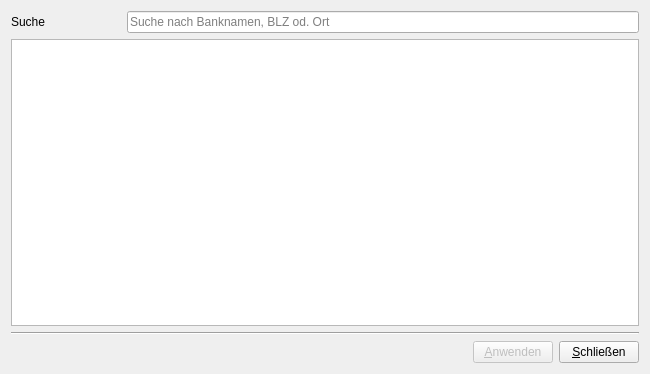
<?xml version="1.0" encoding="UTF-8"?>
<ui version="4.0">
 <class>UiBankSearch</class>
 <widget class="QDialog" name="UiBankSearch">
  <property name="geometry">
   <rect>
    <x>0</x>
    <y>0</y>
    <width>650</width>
    <height>374</height>
   </rect>
  </property>
  <property name="minimumSize">
   <size>
    <width>650</width>
    <height>370</height>
   </size>
  </property>
  <property name="windowTitle">
   <string>Bankensuche</string>
  </property>
  <layout class="QVBoxLayout" name="verticalLayoutBankSearch">
   <item>
    <layout class="QHBoxLayout" name="horizontalLayoutSearch">
     <item>
      <widget class="QLabel" name="labelSearch">
       <property name="minimumSize">
        <size>
         <width>110</width>
         <height>0</height>
        </size>
       </property>
       <property name="text">
        <string>Suche</string>
       </property>
       <property name="buddy">
        <cstring>lineEditSearch</cstring>
       </property>
      </widget>
     </item>
     <item>
      <widget class="QLineEdit" name="lineEditSearch">
       <property name="placeholderText">
        <string>Suche nach Banknamen, BLZ od. Ort</string>
       </property>
       <property name="clearButtonEnabled">
        <bool>true</bool>
       </property>
      </widget>
     </item>
    </layout>
   </item>
   <item>
    <widget class="QTableView" name="tableViewSearchResult">
     <property name="editTriggers">
      <set>QAbstractItemView::AnyKeyPressed|QAbstractItemView::DoubleClicked|QAbstractItemView::EditKeyPressed|QAbstractItemView::SelectedClicked</set>
     </property>
     <property name="showDropIndicator" stdset="0">
      <bool>false</bool>
     </property>
     <property name="alternatingRowColors">
      <bool>true</bool>
     </property>
     <property name="selectionMode">
      <enum>QAbstractItemView::SingleSelection</enum>
     </property>
     <property name="showGrid">
      <bool>false</bool>
     </property>
     <attribute name="horizontalHeaderStretchLastSection">
      <bool>true</bool>
     </attribute>
     <attribute name="verticalHeaderCascadingSectionResizes">
      <bool>true</bool>
     </attribute>
     <attribute name="verticalHeaderDefaultSectionSize">
      <number>20</number>
     </attribute>
    </widget>
   </item>
   <item>
    <widget class="Line" name="lineBankSearch">
     <property name="orientation">
      <enum>Qt::Horizontal</enum>
     </property>
    </widget>
   </item>
   <item>
    <layout class="QHBoxLayout" name="horizontalLayoutButtons">
     <item>
      <spacer name="horizontalSpacerButtons">
       <property name="orientation">
        <enum>Qt::Horizontal</enum>
       </property>
       <property name="sizeHint" stdset="0">
        <size>
         <width>40</width>
         <height>20</height>
        </size>
       </property>
      </spacer>
     </item>
     <item>
      <widget class="QPushButton" name="pushButtonApply">
       <property name="enabled">
        <bool>false</bool>
       </property>
       <property name="text">
        <string>&amp;Anwenden</string>
       </property>
       <property name="icon">
        <iconset theme="dialog-apply">
         <normaloff>.</normaloff>.</iconset>
       </property>
      </widget>
     </item>
     <item>
      <widget class="QPushButton" name="pushButtonCancel">
       <property name="text">
        <string>&amp;Schließen</string>
       </property>
       <property name="icon">
        <iconset theme="dialog-cancel">
         <normaloff>.</normaloff>.</iconset>
       </property>
      </widget>
     </item>
    </layout>
   </item>
  </layout>
 </widget>
 <tabstops>
  <tabstop>lineEditSearch</tabstop>
  <tabstop>tableViewSearchResult</tabstop>
  <tabstop>pushButtonApply</tabstop>
  <tabstop>pushButtonCancel</tabstop>
 </tabstops>
 <resources/>
 <connections>
  <connection>
   <sender>pushButtonApply</sender>
   <signal>clicked()</signal>
   <receiver>UiBankSearch</receiver>
   <slot>accept()</slot>
   <hints>
    <hint type="sourcelabel">
     <x>226</x>
     <y>272</y>
    </hint>
    <hint type="destinationlabel">
     <x>183</x>
     <y>272</y>
    </hint>
   </hints>
  </connection>
  <connection>
   <sender>pushButtonCancel</sender>
   <signal>clicked()</signal>
   <receiver>UiBankSearch</receiver>
   <slot>reject()</slot>
   <hints>
    <hint type="sourcelabel">
     <x>324</x>
     <y>249</y>
    </hint>
    <hint type="destinationlabel">
     <x>177</x>
     <y>250</y>
    </hint>
   </hints>
  </connection>
  <connection>
   <sender>lineEditSearch</sender>
   <signal>textChanged(QString)</signal>
   <receiver>UiBankSearch</receiver>
   <slot>searchBank(QString)</slot>
   <hints>
    <hint type="sourcelabel">
     <x>162</x>
     <y>26</y>
    </hint>
    <hint type="destinationlabel">
     <x>114</x>
     <y>260</y>
    </hint>
   </hints>
  </connection>
 </connections>
 <slots>
  <slot>searchBank(QString)</slot>
 </slots>
</ui>
